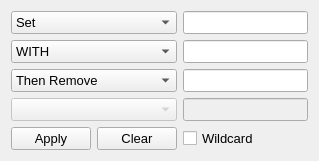
                          <widget class="QWidget" name="tab_16">
                           <attribute name="title">
                            <string>Constraint Rule</string>
                           </attribute>
                           <layout class="QHBoxLayout" name="horizontalLayout_21">
                            <item>
                             <layout class="QGridLayout" name="gridLayout_20" columnstretch="2,8,0,0,0">
                              <item row="3" column="2" colspan="3">
                               <widget class="QLineEdit" name="textbox_tc_dependency_constraint_rule_dst_value">
                                <property name="enabled">
                                 <bool>false</bool>
                                </property>
                                <property name="font">
                                 <font>
                                  <family>Segoe UI</family>
                                  <pointsize>10</pointsize>
                                 </font>
                                </property>
                               </widget>
                              </item>
                              <item row="0" column="2" colspan="3">
                               <widget class="QLineEdit" name="textbox_tc_dependency_constraint_rule_src">
                                <property name="font">
                                 <font>
                                  <family>Segoe UI</family>
                                  <pointsize>10</pointsize>
                                 </font>
                                </property>
                                <property name="toolTip">
                                 <string/>
                                </property>
                               </widget>
                              </item>
                              <item row="1" column="2" colspan="3">
                               <widget class="QLineEdit" name="textbox_tc_dependency_constraint_rule_expected_value">
                                <property name="font">
                                 <font>
                                  <family>Segoe UI</family>
                                  <pointsize>10</pointsize>
                                 </font>
                                </property>
                               </widget>
                              </item>
                              <item row="2" column="2" colspan="3">
                               <widget class="QLineEdit" name="textbox_tc_dependency_constraint_rule_dst">
                                <property name="font">
                                 <font>
                                  <family>Segoe UI</family>
                                  <pointsize>10</pointsize>
                                 </font>
                                </property>
                                <property name="inputMask">
                                 <string/>
                                </property>
                                <property name="text">
                                 <string/>
                                </property>
                                <property name="placeholderText">
                                 <string/>
                                </property>
                               </widget>
                              </item>
                              <item row="4" column="0">
                               <widget class="QPushButton" name="btn_tc_dependency_constraint_rule_apply">
                                <property name="sizePolicy">
                                 <sizepolicy hsizetype="Maximum" vsizetype="Minimum">
                                  <horstretch>0</horstretch>
                                  <verstretch>0</verstretch>
                                 </sizepolicy>
                                </property>
                                <property name="font">
                                 <font>
                                  <family>Segoe UI</family>
                                  <pointsize>10</pointsize>
                                 </font>
                                </property>
                                <property name="text">
                                 <string>Apply</string>
                                </property>
                               </widget>
                              </item>
                              <item row="4" column="1">
                               <widget class="QPushButton" name="btn_tc_dependency_constraint_rule_clear">
                                <property name="sizePolicy">
                                 <sizepolicy hsizetype="Maximum" vsizetype="Minimum">
                                  <horstretch>0</horstretch>
                                  <verstretch>0</verstretch>
                                 </sizepolicy>
                                </property>
                                <property name="font">
                                 <font>
                                  <family>Segoe UI</family>
                                  <pointsize>10</pointsize>
                                 </font>
                                </property>
                                <property name="text">
                                 <string>Clear</string>
                                </property>
                               </widget>
                              </item>
                              <item row="0" column="0" colspan="2">
                               <widget class="QComboBox" name="comboBox_tc_dependency_constraint_rule_src_action">
                                <property name="font">
                                 <font>
                                  <family>Segoe UI</family>
                                  <pointsize>10</pointsize>
                                 </font>
                                </property>
                                <item>
                                 <property name="text">
                                  <string>Set</string>
                                 </property>
                                </item>
                                <item>
                                 <property name="text">
                                  <string>If</string>
                                 </property>
                                </item>
                               </widget>
                              </item>
                              <item row="1" column="0" colspan="2">
                               <widget class="QComboBox" name="comboBox_tc_dependency_constraint_rule_condition">
                                <property name="font">
                                 <font>
                                  <family>Segoe UI</family>
                                  <pointsize>10</pointsize>
                                 </font>
                                </property>
                                <property name="layoutDirection">
                                 <enum>Qt::LeftToRight</enum>
                                </property>
                                <item>
                                 <property name="text">
                                  <string>WITH</string>
                                 </property>
                                </item>
                               </widget>
                              </item>
                              <item row="2" column="0" colspan="2">
                               <widget class="QComboBox" name="comboBox_tc_dependency_constraint_rule_dst_action">
                                <property name="font">
                                 <font>
                                  <family>Segoe UI</family>
                                  <pointsize>10</pointsize>
                                 </font>
                                </property>
                                <item>
                                 <property name="text">
                                  <string>Then Remove</string>
                                 </property>
                                </item>
                                <item>
                                 <property name="text">
                                  <string>Then Set</string>
                                 </property>
                                </item>
                               </widget>
                              </item>
                              <item row="3" column="0" colspan="2">
                               <widget class="QComboBox" name="comboBox_tc_dependency_constraint_dst_action_type">
                                <property name="enabled">
                                 <bool>false</bool>
                                </property>
                                <property name="font">
                                 <font>
                                  <family>Segoe UI</family>
                                  <pointsize>10</pointsize>
                                 </font>
                                </property>
                                <property name="toolTip">
                                 <string/>
                                </property>
                                <property name="layoutDirection">
                                 <enum>Qt::LeftToRight</enum>
                                </property>
                                <item>
                                 <property name="text">
                                  <string/>
                                 </property>
                                </item>
                                <item>
                                 <property name="text">
                                  <string>WITH</string>
                                 </property>
                                </item>
                               </widget>
                              </item>
                              <item row="4" column="2" colspan="3">
                               <widget class="QCheckBox" name="checkBox_tc_dependency_constraint_rule_wildcard">
                                <property name="font">
                                 <font>
                                  <family>Segoe UI</family>
                                  <pointsize>10</pointsize>
                                 </font>
                                </property>
                                <property name="text">
                                 <string>Wildcard</string>
                                </property>
                               </widget>
                              </item>
                             </layout>
                            </item>
                           </layout>
                          </widget>
